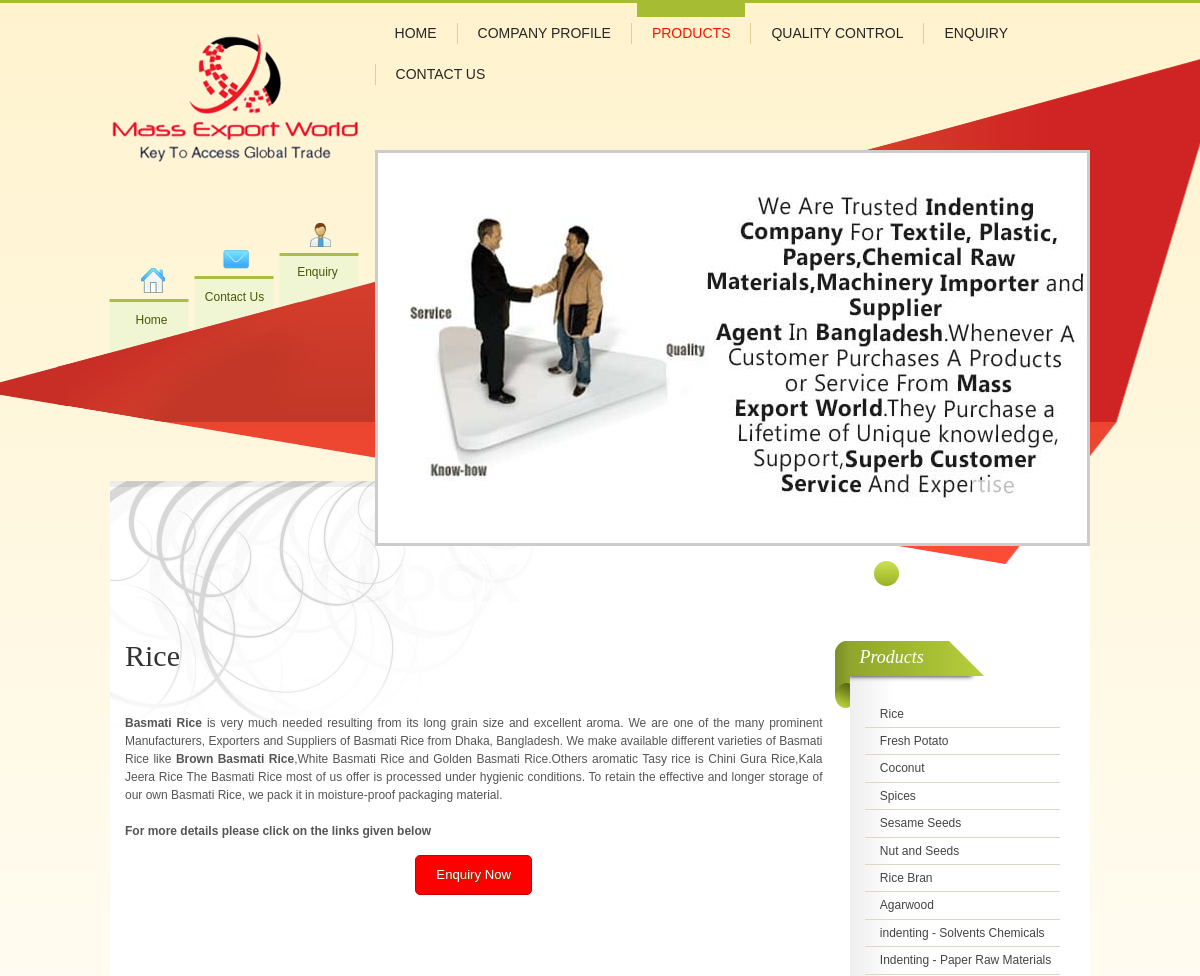
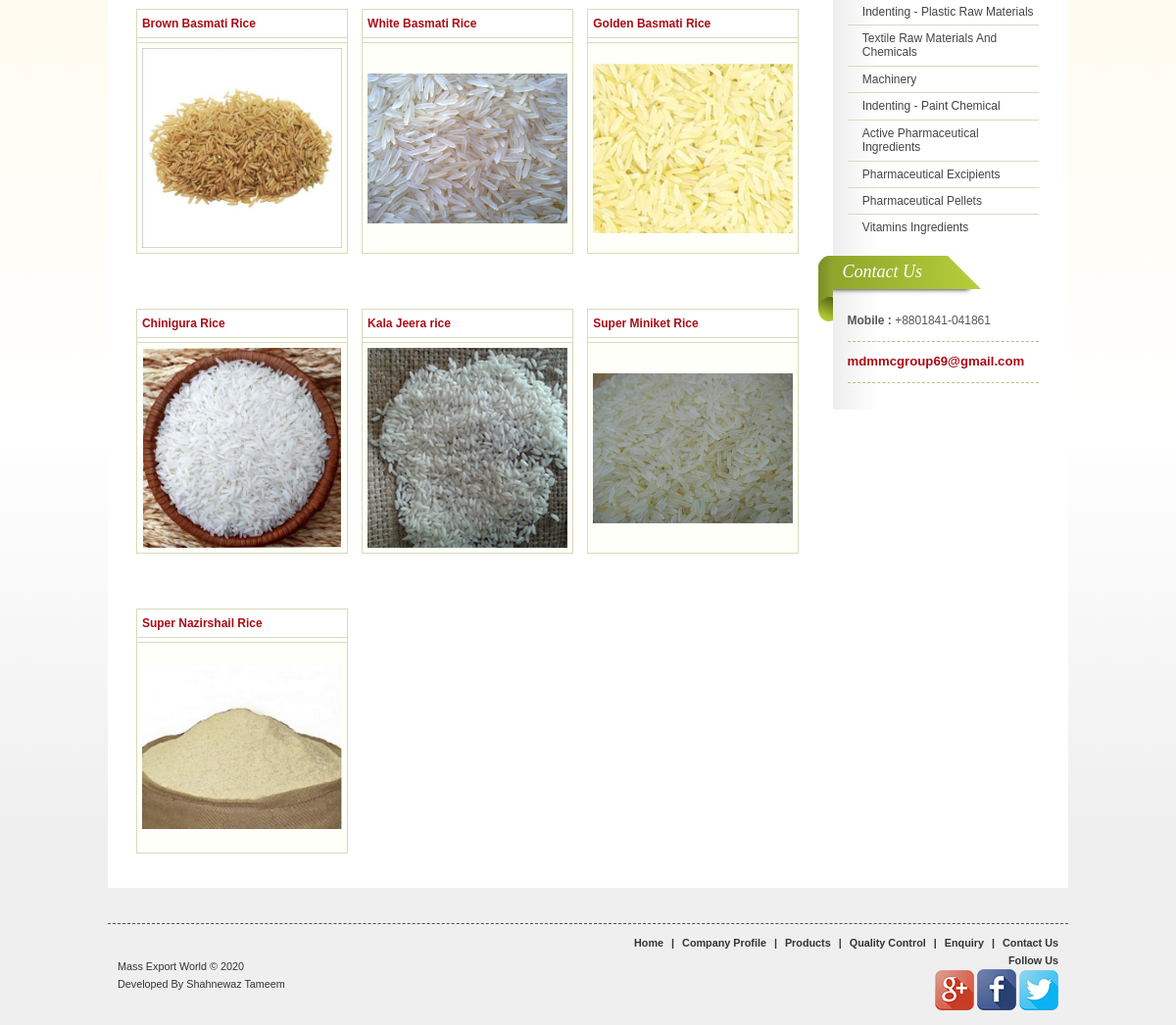
Page /product/1 on the committed database (2 pictures, top to bottom).
### tables this page shows
CREATE TABLE `categories` (
  `cat_id` int(5) NOT NULL,
  `cat_title` varchar(255) NOT NULL,
  `cat_image` varchar(100) NOT NULL,
  `cat_url` varchar(100) NOT NULL,
  `parent_cat_id` int(11) DEFAULT NULL,
  `product_image` varchar(100) NOT NULL,
  `product_content` text NOT NULL,
  `product_description` text NOT NULL
);

### includes/pagination.php (called while the page is built, shortened)
<?php
    $per_page = 9;
    if(isset($_GET['page'])){
        $page = $_GET['page'];
    }
    else {
        $page = "";
    }
    if($page == "" || $page == 1){
        $page_1 = 0;
    }
    else {
        $page_1 = ($page*$per_page)-$per_page;
    }
?>

### product.php (the view, shortened to what this page needs)
<?php include "includes/db.php";?>
<?php include "includes/header.php";?>
<?php include "includes/pagination.php";?>
<?php
    if(isset($_GET['product_id'])){
        $the_product_id = $_GET['product_id'];
        $query = "SELECT * FROM categories WHERE cat_id = {$the_product_id}";
        $select_all_product = mysqli_query($connection,$query);
        while($row = mysqli_fetch_assoc($select_all_product)) {
            $cat_title = $row['cat_title'];
            $product_content = $row['product_content'];
        }
    }
?>
<br class="lh2em" />
<div id="middle">
    <div id="bodyFormat1" class="wrap ls">
        <div class="row1 dt columns23">
            <div class="col-2" style="padding-left:0;">
                <div class="h1">
                    <h1>
                       <?php
                        if(isset($cat_title)){echo $cat_title;}
                        ?>
                    </h1>
                </div>
                <br />
                <div class="pdf">
                        <table class="m0a">
                            <tr>
                                <td>
                                    <center>
                                        <table style="text-align: center;">
                                            <tr>
                                                <td class="pt15px">
                                                    <div>
                                                        <?php
                                                            if(isset($product_content)){echo $product_content;}
                                                        ?>
                                                    </div>
                                                </td>
                                            </tr>
                                        </table>
                                    </center>
                                </td>
                            </tr>
                            <tr>
                                <td class="pt15px">
                                    <div class="ac un">
                                        <a href="<?= BASE_URL;?>/enquiry" class="buttonBig large c10px dib p10px20px" title="Enquiry Now">Enquiry Now</a>
                                    </div>
                                </td>
                            </tr>
                        </table>
                        <br/>
                        <br/>
                        <br/>
                        <div class="classified3Images">
                            <ul class="lsn m0px p0px fo bxslider">
                                <?php
                                    if(isset($_GET['product_id'])){
                                    $the_product_id = $_GET['product_id'];
                                    $query = "SELECT * FROM categories Where parent_cat_id = $the_product_id LIMIT $page_1,9";
                                    $select_all_product = mysqli_query($connection,$query);
                                    while($row = mysqli_fetch_assoc($select_all_product)) {
                                        $cat_id = $row['cat_id'];
                                        $cat_title = $row['cat_title'];
                                        $product_image = $row['product_image'];
                                        $product_description = $row['product_description'];
                                        if(empty($product_description)){?>
                                            <li style='height: 250px;'> <br><br>
                                                <div class='bdr p5px'>
                                                    <a href='<?= BASE_URL?>/product_details/<?= $cat_id ?>'><span class='b dif'><?= $cat_title?></span></a>
                                                </div>
                                                <p class='divider bdr p2px bdrT0'>
                                                </p>
                                                <div class='ac data bdrT0 lh0 p5px'>
                                                    <div class='imgFrm pr'>
                                                        <div class='dummy'>
                                                        </div>
                                                        <div class='img-container'>
                                                            <a class='fancybox' data-fancybox-group='showZoomImage' title='' href='<?= BASE_URL;?>/tpadmin/images/product_image/<?= $product_image?>'>
                                                                <img src='<?= BASE_URL;?>/tpadmin/images/product_image/<?= $product_image ?>' alt='<?= $cat_title ?> ' title='<?= $cat_title ?>' style='width:auto; max-width:100%; max-height:100%;' />
                                                            </a>
                                                        </div>
                                                    </div>
                                                </div>
                                            </li>
                                            <?php } } }?>
                                <br><br>
                            </ul>
                        </div>
                    </div>
            </div>
            <?php include "includes/sidebar.php";?>
        </div>
    </div>
</div>
<br />
<?php include "includes/footer.php";?>

### includes/sidebar.php (shortened to what this page needs)
<div class="col-3">
    <div class="column_Box mc thinColumnLink">
        <div class="tcl bullet divider">
            <div class="h h2">
                <h2>
                    <a href="<?= BASE_URL;?>/products" title="Products">Products</a>
                </h2>
            </div>
            <div class="ic showHide_rp">
                <ul>
                    <?php
                        $query = "SELECT * FROM categories";
                        $select_all_categories = mysqli_query($connection,$query);
                        while($row = mysqli_fetch_assoc($select_all_categories)){
                            $cat_id = $row['cat_id'];
                            $cat_title = $row['cat_title'];
                            $parent_cat_id = $row['parent_cat_id'];
                            if(empty($parent_cat_id)){?>
                                <li>
                                    <b class='b2 fl'>
                                    </b>
                                    <p class='ofh'>
                                        <a href='<?= BASE_URL;?>/product/<?= $cat_id?>' title='<?= $cat_title?>'><?= $cat_title?></a>
                                    </p>
                                </li>
                                <?php } }?>
                </ul>
            </div>
        </div>
    </div>
    <div class="column_Box mc qc">
        <div class="h h2">
            <h2>Contact Us
            </h2>
        </div>
        <div class="ic showHide_rp">
            <div class="uu lh13em">
                <p>
                    <b>Mobile :
                    </b> +8801841-041861
                </p>
                <p class="hr bdrB">
                </p>
                <p>
                    <span class="b dif large">mdmmcgroup69@gmail.com
                    </span>
                </p>
                <p class="hr bdrB">
                </p>
            </div>
        </div>
    </div>
</div>

### css/common.css (style rules this page uses)
hr,iframe,ol,ul { padding:0 }
.cb,.fo:after { clear:both }
body { background:#fff;color:#000;font:12px/1.5em Arial,Helvetica,sans-serif;-webkit-text-size-adjust:100%;-ms-text-size-adjust:100% }
a,abbr,address,article,aside,audio,b,blockquote,body,canvas,caption,cite,code,dd,del,details,dfn,div,dl,dt,em,fieldset,figcaption,figure,footer,form,h1,h2,h3,h4,h5,h6,header,hgroup,html,i,iframe,img,ins,kbd,label,legend,li,mark,menu,nav,object,ol,p,pre,q,samp,section,small,span,strong,sub,summary,sup,table,tbody,td,tfoot,th,thead,time,tr,ul,var,video { margin:0;padding:0;border:0;outline:0 }
a { text-decoration:none;cursor:pointer;outline:0!important }
form,h1,h2,h3,h4,h5,h6 { display:inline;font-weight:400 }
h1 { font-size:1.5em;line-height:1.2em }
h2 { font-size:1.1em }
li { margin-bottom:5px }
ol,ul { margin:5px 0 5px 30px }
table { border-collapse:collapse;border-spacing:0 }
.f100x100 p,.f125x125 p,.f150x150 p,.f200x200 p,.f50x50 p,.f75x75 p,.goog-te-gadget,.ofh,marquee { overflow:hidden }
.ac { text-align:center }
.fo:after,.fo:before { content:"";display:table }
.fl,.flwm,.fr,.frwm { display:inline }
.fo { zoom:1 }
.fl { float:left }
.b { font-weight:700 }
b,strong { font-weight:700!important }
.un,.un a,.un a:hover,a.u:hover { text-decoration:none }
.dib { display:inline-block }
.pr,.relative { position:relative }
.lsn { list-style:none }
.m0a { margin:0 auto }
.m0px { margin:0 }
.p0px { padding:0 }
.p2px { padding:2px }
.p5px { padding:5px }
.p10px20px { padding:10px 20px }
.pt15px { padding-top:15px }
.c10px { border-radius:10px;-moz-border-radius:10px;-webkit-border-radius:10px }
.lh0 { line-height:0 }
.lh13em { line-height:1.3em }
.large { font-size:1.1em }
.bdr,.bdrAll,.bdrAll td,.bdrAll th,.bdrAllDashed,.bdrAllDashed td,.bdrAllDashed th,.bdrDark,.data,.headHr,.headVr,a.button,img.bdr,input[type=text],select,textarea { border:1px solid #ccc }
.bdrT0 { border-top:0 }
.bdrB { border-bottom:1px solid #999 }
.data { background:#f8f8f8 }
a,button { -webkit-transition:background-color .5s,background-image .5s,background-position .5s,color .5s;-moz-transition:background-color .5s,background-image .5s,background-position .5s,color .5s;-ms-transition:background-color .5s,background-image .5s,background-position .5s,color .5s;-o-transition:background-color .5s,background-image .5s,background-position .5s,color .5s;transition:background-color .5s,background-image .5s,background-position .5s,color .5s }
.imgFrm a { width:100% }
.img-container img,.img-container:before { vertical-align:middle;display:inline-block }
.dummy { padding-top:100% }
.img-container { position:absolute;top:0;bottom:0;left:0;right:0;text-align:center;font:0/0 a }
.img-container:before { content:' ';height:100% }
.img-container img { max-height:100% }

### css/elements.css (style rules this page uses)
#bodyFormat1 .row1 .col-1,#bodyFormat1 .row1 .col-3,#bodyFormat1 .row2 .col-1,#bodyFormat1 .row2 .col-3 { width:25% }
.qi,.tcl { line-height:1.2em }
#middle .col-1,#middle .col-2,#middle .col-3,.td-1,.td-2 { vertical-align:top }
#bodyFormat1 .row1 .col-2,#bodyFormat1 .row2 .col-2 { padding:0 15px }
#bodyFormat1 .columns23 .col-2,#bodyFormat1 .row1.columns23 .col-2 { padding-left:0 }
#middle .wrap { background:url(img/bg_curve.png) top left no-repeat #fff;position:relative;margin-top:-170px;padding-top:160px;z-index:1 }
.mc { margin-left:12px }
.ic { padding:25px 15px 15px }
.tcl li,.tcl ul { margin:0;padding:0;list-style:none }
.tcl li { padding:6px 0 }
.tcl.divider ul>li:last-child { border-bottom:0 }
.hr,.qc .hr { margin:12px 0 }
.qc .hr { margin:8px 0 }
.classified3Images ul li { width:31%;margin-left:2%;float:left;margin-bottom:20px }
.classified3Images ul li img { max-width:100% }
.columns12 .col-2,.columns23 .col-2 { max-width:720px }

### css/responsive.css (style rules this page uses)
.wrap { width:98% }
#bodyFormat1.wrap { width:96% }

### css/mobile.css (style rules this page uses)
.h2,.roundAbt.sweet .leftNav { left:0 }
.col-1,.col-2,.col-3,.dt,.h2 { display:block }
.wrap { width:95% }
#bodyFormat1.wrap { width:96%;padding:15px 10px;margin-top:0 }
.h2 { position:relative;top:0 }
.ic { padding:20px 15px 15px }
.column_Box.mc { padding-bottom:30px }
.downarrowclass,.rightarrowclass,.showHide_rp,.tml { display:none }
#bodyFormat1 .row1 .col-1,#bodyFormat1 .row1 .col-2,#bodyFormat1 .row1 .col-3,#bodyFormat1 .row2 .col-1,#bodyFormat1 .row2 .col-2,#bodyFormat1 .row2 .col-3 { width:auto;padding:0 }
#bodyFormat1 .row1 .col-2,#bodyFormat1 .row1 .col-3,#bodyFormat1 .row2 .col-2 { margin:15px 0 }

### rows in the picture
categories: cat_title "Rice", product_content "Basmati Rice is very much needed resulting from its long grain size and excellent aroma. We are one of the many prominent Manufacturers, Exporters and Suppliers of Basmati Rice from Dhaka, Bangladesh. We make available different varieties of Basmati Rice like Brown Basmati Rice ,White Basmati Rice and Golden Basmati Rice.Others aromatic Tasy rice is Chini Gura Rice,Kala Jeera Rice The Basmati Rice most of us offer is processed under hygienic conditions. To retain the effective and longer storage of our own Basmati Rice, we pack it in moisture-proof packaging material. For more details please click on the links given below"
categories: cat_title "Brown Basmati Rice", product_image (picture)
categories: cat_title "White Basmati Rice", product_image (picture)
categories: cat_title "Golden Basmati Rice", product_image (picture)
categories: cat_title "Chinigura Rice", product_image (picture)
categories: cat_title "Kala Jeera rice", product_image (picture)
categories: cat_title "Super Miniket Rice", product_image (picture)
categories: cat_title "Super Nazirshail Rice", product_image (picture)
categories: cat_title "Fresh Potato"
categories: cat_title "Coconut"
categories: cat_title "Spices"
categories: cat_title "Sesame Seeds"
categories: cat_title "Nut and Seeds"
categories: cat_title "Rice Bran"
categories: cat_title "Agarwood"
categories: cat_title "indenting - Solvents Chemicals"
categories: cat_title "Indenting - Paper Raw Materials"
categories: cat_title "Indenting - Plastic Raw Materials"
categories: cat_title "Textile Raw Materials And Chemicals"
categories: cat_title "Machinery"
categories: cat_title "Indenting - Paint Chemical"
categories: cat_title "Active Pharmaceutical Ingredients"
categories: cat_title "Pharmaceutical Excipients"
categories: cat_title "Pharmaceutical Pellets"
categories: cat_title "Vitamins Ingredients"
